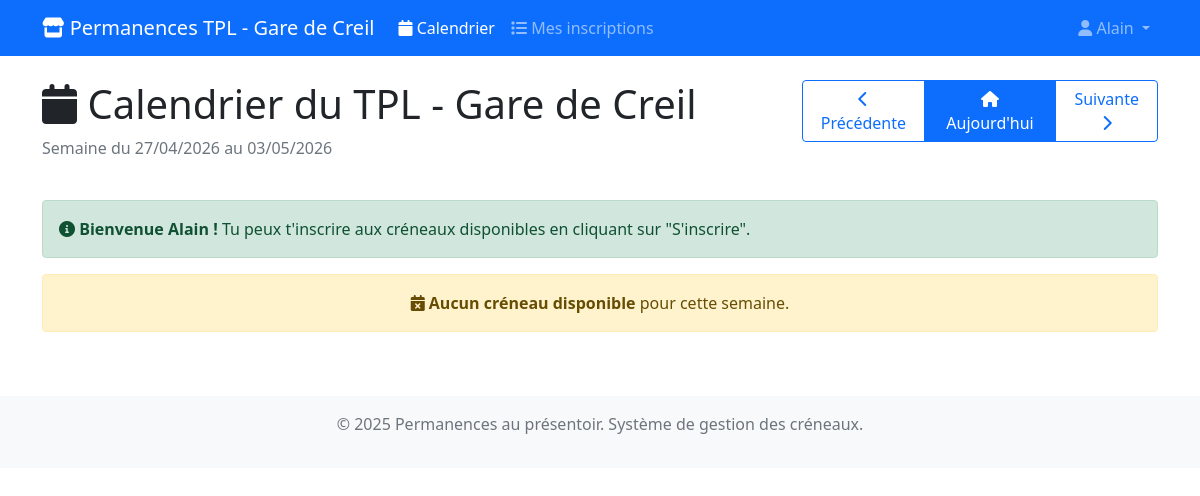
The app's page /permanences/ (signed in), older data.
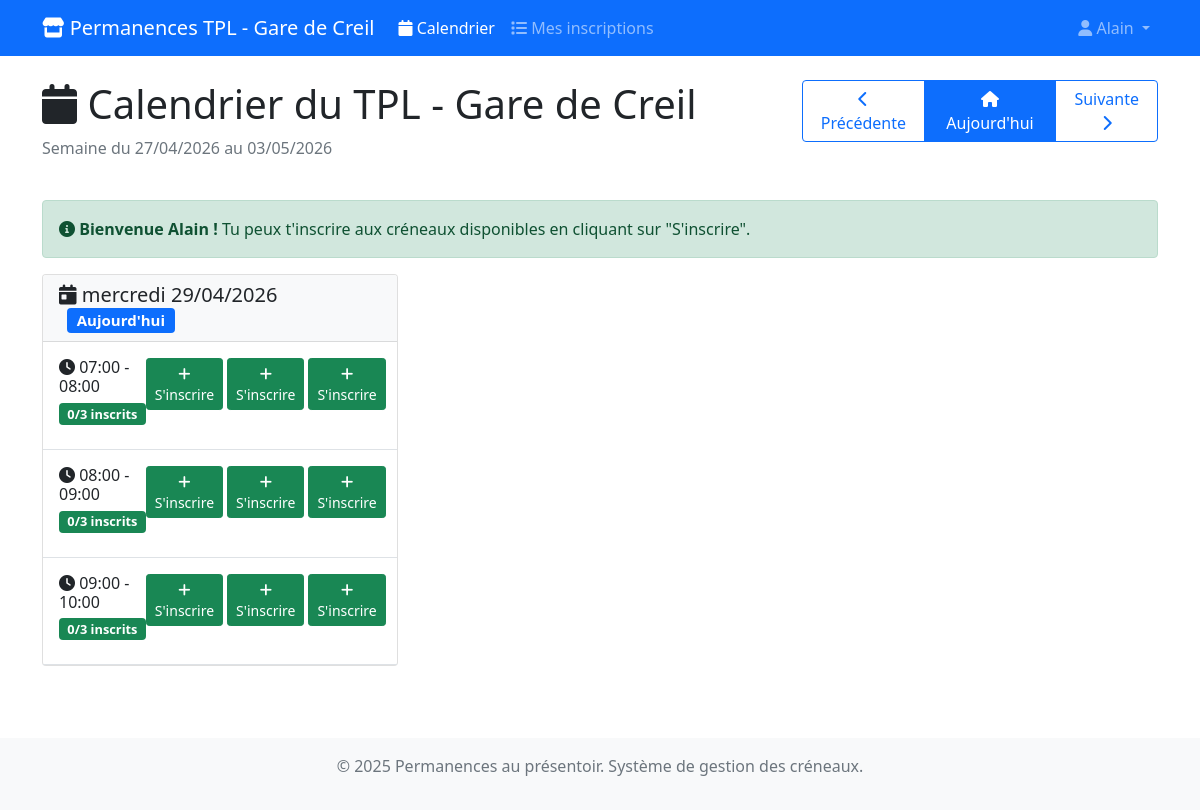
The same page, newer data.
### permanences/models.py (models this page shows, shortened)
class CreneauHoraire(models.Model):
    date = models.DateField(help_text="Date du créneau")
    heure_debut = models.TimeField(help_text="Heure de début du créneau")
    heure_fin = models.TimeField(help_text="Heure de fin du créneau")
    max_personnes = models.PositiveIntegerField(
        default=3,
        help_text="Nombre maximum de personnes autorisées pour ce créneau"
    )
    actif = models.BooleanField(default=True, help_text="Créneau disponible pour inscription")
    class Meta:
        verbose_name = "Créneau horaire"
        verbose_name_plural = "Créneaux horaires"
        unique_together = ['date', 'heure_debut']
        ordering = ['date', 'heure_debut']
    @property
    def places_disponibles(self):
        try:
            inscriptions_count = self.inscriptions.filter(annulee=False).count()
            return max(0, self.max_personnes - inscriptions_count)
        except Exception:
            return self.max_personnes
    @property
    def complet(self):
        try:
            return self.places_disponibles <= 0
        except Exception:
            return False
    @property
    def est_passe(self):
        now = timezone.localtime()  # toujours aware si USE_TZ
        if self.date < now.date():
            return True
        if self.date == now.date() and self.heure_fin <= now.time():
            return True
        return False
    @property
    def inscriptions_actives(self):
        return self.inscriptions.filter(annulee=False)
    def get_user_inscription(self, user):
        if user.is_authenticated:
            return self.inscriptions.filter(utilisateur=user, annulee=False).first()
        return None

### permanences/views.py (the view)
# urls.py: path('', views.calendrier_permanences, name='calendrier'),
@login_required
def calendrier_permanences(request):
    today = timezone.now().date()
    week_start = request.GET.get('week')
    if week_start:
        try:
            week_start = datetime.strptime(week_start, '%Y-%m-%d').date()
        except ValueError:
            week_start = today - timedelta(days=today.weekday())
    else:
        week_start = today - timedelta(days=today.weekday())
    week_end = week_start + timedelta(days=6)
    creneaux = CreneauHoraire.objects.filter(
        date__range=[week_start, week_end],
        actif=True
    ).prefetch_related('inscriptions__utilisateur').order_by('date', 'heure_debut')
    for creneau in creneaux:
        creneau.user_inscription = creneau.get_user_inscription(request.user)
    creneaux_par_jour = {}
    for creneau in creneaux:
        creneau.user_inscription = creneau.get_user_inscription(request.user)
        if creneau.date not in creneaux_par_jour:
            creneaux_par_jour[creneau.date] = []
        creneau.user_inscription = creneau.get_user_inscription(request.user)
        creneaux_par_jour[creneau.date].append(creneau)
    prev_week = week_start - timedelta(days=7)
    next_week = week_start + timedelta(days=7)
    context = {
        'creneaux_par_jour': creneaux_par_jour,
        'week_start': week_start,
        'week_end': week_end,
        'prev_week': prev_week,
        'next_week': next_week,
        'today': today,
    }
    return render(request, 'permanences/calendrier.html', context)

### templates/permanences/calendrier.html (shortened to what this page needs)
{% extends 'base.html' %}
{% block content %}
<div class="row mb-4">
    <div class="col-md-8">
        <h1><i class="fas fa-calendar"></i> Calendrier du TPL - Gare de Creil</h1>
        <p class="text-muted">Semaine du {{ week_start|date:"d/m/Y" }} au {{ week_end|date:"d/m/Y" }}</p>
    </div>
    <div class="col-md-4 text-end">
        <div class="btn-group" role="group">
            <a href="?week={{ prev_week|date:'Y-m-d' }}" class="btn btn-outline-primary">
                <i class="fas fa-chevron-left"></i> Précédente
            </a>
            <a href="?" class="btn btn-primary">
                <i class="fas fa-home"></i> Aujourd'hui
            </a>
            <a href="?week={{ next_week|date:'Y-m-d' }}" class="btn btn-outline-primary">
                Suivante <i class="fas fa-chevron-right"></i>
            </a>
        </div>
    </div>
</div>
{% if not user.is_authenticated %}
<div class="alert alert-info">
    <i class="fas fa-info-circle"></i>
    <strong>Connexion requise :</strong>
    Vous devez être connecté pour vous inscrire aux permanences.
    <a href="{% url 'login' %}" class="alert-link">Se connecter</a>
</div>
{% else %}
<div class="alert alert-success">
    <i class="fas fa-info-circle"></i>
    <strong>Bienvenue {{ user.first_name|default:user.username }} !</strong>
    Tu peux t'inscrire aux créneaux disponibles en cliquant sur "S'inscrire".
</div>
{% endif %}
<div class="row">
    {% for date, creneaux in creneaux_par_jour.items %}
    <div class="col-md-6 col-lg-4 mb-4">
        <div class="card">
            <div class="card-header bg-light">
                <h5 class="card-title mb-0">
                    <i class="fas fa-calendar-day"></i>
                    {{ date|date:"l d/m/Y" }}
                    {% if date == today %}
                        <span class="badge bg-primary ms-2">Aujourd'hui</span>
                    {% endif %}
                </h5>
            </div>
            <div class="card-body p-0">
                {% for creneau in creneaux %}
                <div class="creneau-card p-3 border-bottom
                    {% if creneau.user_inscription %}inscrit{% endif %}">
                    <div class="d-flex justify-content-between align-items-start">
                        <div>
                            <h6 class="mb-1">
                                <i class="fas fa-clock"></i>
                                {{ creneau.heure_debut|time:"H:i" }} - {{ creneau.heure_fin|time:"H:i" }}
                            </h6>
                            <div class="mb-2">
                                <span class="badge places-badge
                                    {% if creneau.complet %}bg-danger{% elif creneau.places_disponibles <= 1 %}bg-warning{% else %}bg-success{% endif %}">
                                    {{ creneau.inscriptions_actives.count }}/{{ creneau.max_personnes }} inscrits
                                </span>
                            </div>
                        </div>
                        <div class="text-end">
                            {% if user.is_superuser %}
                                {% if creneau.user_inscription %}
                                    <div class="mb-2">
                                        <span class="badge bg-info">
                                            <i class="fas fa-user"></i> Vous êtes inscrit
                                        </span>
                                    </div>
                                {% endif %}
                                {% if not creneau.est_passe %}
                                    <a href="{% url 'permanences:gestion' %}?week={{ week_start|date:'Y-m-d' }}" class="btn btn-sm btn-primary">
                                        <i class="fas fa-users-cog"></i> Gérer
                                    </a>
                                {% endif %}
                            {% elif user.is_authenticated %}
                                {% if creneau.user_inscription %}
                                    <div class="d-flex gap-2 align-items-center">
                                        <span class="badge bg-success">
                                            <i class="fas fa-check"></i> Inscrit
                                        </span>
                                        {% if not creneau.est_passe %}
                                            <form method="post" action="{% url 'permanences:auto_desinscription' creneau.user_inscription.id %}?week={{ week_start|date:'Y-m-d' }}"class="d-inline">
                                                {% csrf_token %}
                                                <button type="submit" class="btn btn-sm btn-outline-danger"
                                                        onclick="return confirm('Confirmer l\'annulation de votre inscription ?')">
                                                    <i class="fas fa-times"></i> Annuler
                                                </button>
                                            </form>
                                        {% endif %}
                                    </div>
                                {% elif creneau.est_passe %}
                                    <span class="text-muted">
                                        <i class="fas fa-clock"></i> Passé
                                    </span>
                                {% else %}
                                    <div class="d-flex gap-1">
                                        {% for i in "123"|make_list %}
    {% with idx=forloop.counter0 %}
        {% if creneau.inscriptions_actives.count > idx %}
            <button class="btn btn-sm btn-danger" disabled>
                <i class="fas fa-user"></i> Occupé
            </button>
        {% elif user.is_authenticated and not creneau.est_passe and not creneau.user_inscription %}
            <form method="post" action="{% url 'permanences:auto_inscription' creneau.id %}?week={{ week_start|date:'Y-m-d' }}" class="d-inline">
                <button type="submit" class="btn btn-sm btn-success"
                        onclick="return confirm('Confirmer votre inscription à ce créneau ?')">
                    <i class="fas fa-plus"></i> S'inscrire
                </button>
            </form>
        {% else %}
            <button class="btn btn-sm btn-success" disabled>
                <i class="fas fa-plus"></i> Libre
            </button>
        {% endif %}
    {% endwith %}
{% endfor %}
                                    </div>
                                {% endif %}
                            {% else %}
                                <a href="{% url 'login' %}" class="btn btn-sm btn-outline-primary">
                                    <i class="fas fa-sign-in-alt"></i> Connexion
                                </a>
                            {% endif %}
                        </div>
                    </div>
                </div>
                {% empty %}
                <div class="p-3 text-center text-muted">
                    <i class="fas fa-calendar-times"></i>
                    Aucun créneau disponible
                </div>
                {% endfor %}
            </div>
        </div>
    </div>
    {% empty %}
    <div class="col-12">
        <div class="alert alert-warning text-center">
            <i class="fas fa-calendar-times"></i>
            <strong>Aucun créneau disponible</strong> pour cette semaine.
        </div>
    </div>
    {% endfor %}
</div>
{% endblock %}

### templates/base.html (shortened to what this page needs)
<!DOCTYPE html>
<html lang="fr">
<head>
    <link href="https://cdn.jsdelivr.net/npm/bootstrap@5.1.3/dist/css/bootstrap.min.css" rel="stylesheet">
    <link href="https://cdnjs.cloudflare.com/ajax/libs/font-awesome/6.0.0/css/all.min.css" rel="stylesheet">
</head>
<body>
            <nav class="navbar navbar-expand-lg navbar-dark bg-primary" role="navigation" aria-label="Navigation principale">
                <div class="container">
                    <a class="navbar-brand"
                    href="{% if user.is_authenticated %}{% url 'permanences:calendrier' %}{% else %}{% url 'login' %}{% endif %}">
                    <i class="fas fa-store"></i> Permanences TPL - Gare de Creil
                    </a>
                    <div class="collapse navbar-collapse" id="navbarNav">
                    <ul class="navbar-nav me-auto">
                        {% if user.is_authenticated %}
                        <li class="nav-item">
                            <a class="nav-link {% if request.path == request.build_absolute_uri|cut:request.scheme|cut:'://'|cut:request.get_host|cut:'/permanences/' or request.path == '/permanences/' %}active{% endif %}"
                            href="{% url 'permanences:calendrier' %}">
                            <i class="fas fa-calendar"></i> Calendrier
                            </a>
                        </li>
                        <li class="nav-item">
                            <a class="nav-link {% if request.path == '/permanences/mes/' %}active{% endif %}"
                            href="{% url 'permanences:mes_inscriptions' %}">
                            <i class="fas fa-list"></i> Mes inscriptions
                            </a>
                        </li>
                        {% endif %}
                    </ul>
                    <ul class="navbar-nav">
                        {% if user.is_authenticated %}
                        <li class="nav-item dropdown">
                            <a class="nav-link dropdown-toggle" href="#" id="navbarDropdown"
                            role="button" data-bs-toggle="dropdown" aria-expanded="false">
                            <i class="fas fa-user"></i> {{ user.username }}
                            </a>
                        </li>
                        {% endif %}
                    </ul>
                    </div>
                </div>
            </nav>
    <main class="container mt-4">
        {% block content %}
        {% endblock %}
    </main>
    <footer class="bg-light text-center text-muted mt-5 py-3">
        <div class="container">
            <p>&copy; 2025 Permanences au présentoir. Système de gestion des créneaux.</p>
        </div>
    </footer>
</body>
</html>

### templates/base.html (style rules this page uses)
.creneau-card { transition: transform 0.2s; }
.places-badge { font-size: 0.8em; }

Row changes from the older to the newer data that the page shows:
added CreneauHoraire: date "mercredi 29/04/2026", shows "Aujourd'hui", heure_debut "07:00", heure_fin "08:00", inscriptions_actives.count "0", max_personnes "3"
added CreneauHoraire: heure_debut "08:00", heure_fin "09:00", inscriptions_actives.count "0", max_personnes "3", date "2026-04-29" (drawn), shown under "mercredi 29/04/2026"
added CreneauHoraire: heure_debut "09:00", heure_fin "10:00", inscriptions_actives.count "0", max_personnes "3", date "2026-04-29" (drawn), shown under "mercredi 29/04/2026"
Text that changed along with them:
text no longer shown: "Aucun créneau disponible pour cette semaine."
